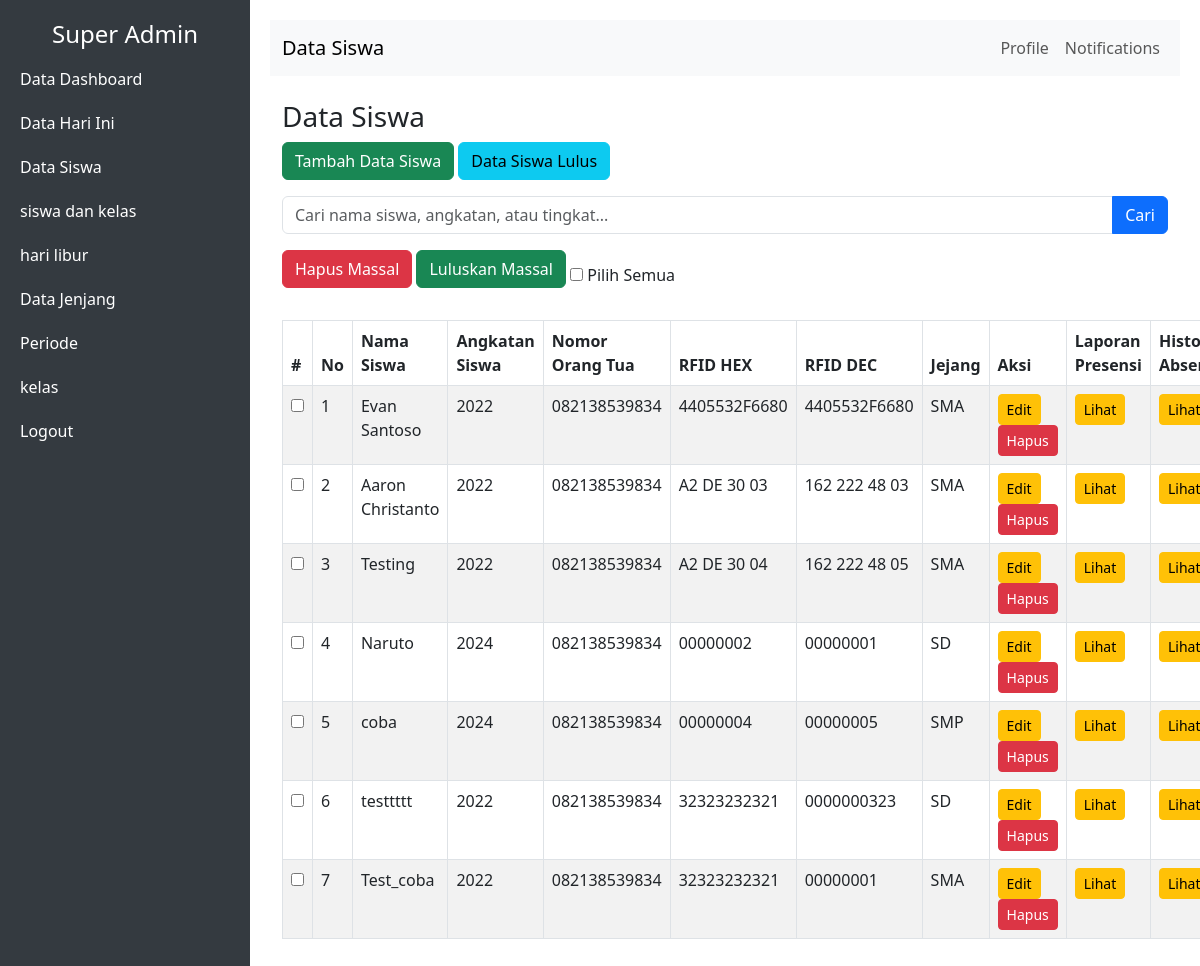
The page /data_siswa.php (signed in) on the database its author committed.
### tables this page shows
CREATE TABLE `siswa` (
  `id_siswa` int(11) NOT NULL AUTO_INCREMENT,
  `nama` varchar(100) NOT NULL,
  `rfid_tag_hex` varchar(255) DEFAULT NULL,
  `rfid_tag_dec` varchar(255) DEFAULT NULL,
  `id_tingkat` int(10) DEFAULT NULL,
  `id_angkatan` int(10) DEFAULT NULL,
  `tanggal_lahir` date DEFAULT NULL,
  `status_lulus` int(10) DEFAULT 0,
  `status_keluar` int(10) DEFAULT 0,
  `status_hapus` int(10) NOT NULL DEFAULT 0,
  `nomor_orang_tua` varchar(100) DEFAULT NULL,
  PRIMARY KEY (`id_siswa`)
);

CREATE TABLE `angkatan` (
  `id_angkatan` int(10) NOT NULL AUTO_INCREMENT,
  `angkatan` varchar(100) DEFAULT NULL,
  `status_hapus` int(10) DEFAULT 0,
  PRIMARY KEY (`id_angkatan`)
);

CREATE TABLE `tingkat` (
  `id_tingkat` int(10) NOT NULL AUTO_INCREMENT,
  `tingkat` varchar(100) DEFAULT NULL,
  `status_hapus` int(10) NOT NULL DEFAULT 0,
  PRIMARY KEY (`id_tingkat`)
);

### data_siswa.php (the view, shortened to what this page needs)
<?php
include "koneksi.php";
$searchQuery = "";
?>
<!DOCTYPE html>
<html lang="en">
<head>
    <link href="https://cdn.jsdelivr.net/npm/bootstrap@5.3.0/dist/css/bootstrap.min.css" rel="stylesheet">
</head>
<body>
    <?php include "navbar.php"; ?>
    <div class="content">
        <nav class="navbar navbar-expand-lg navbar-light bg-light">
            <div class="container-fluid">
                <a class="navbar-brand" href="#"> Data Siswa</a>
                <div class="collapse navbar-collapse" id="navbarNav">
                    <ul class="navbar-nav ms-auto">
                        <li class="nav-item">
                            <a class="nav-link" href="#">Profile</a>
                        </li>
                        <li class="nav-item">
                            <a class="nav-link" href="#">Notifications</a>
                        </li>
                    </ul>
                </div>
            </div>
        </nav>
        <div class="container mt-4">
            <h3>Data Siswa</h3>
            <a href="tambah_siswa.php" class="btn btn-success mb-3">Tambah Data Siswa</a>
            <a href="siswa_lulus.php" class="btn btn-info mb-3">Data Siswa Lulus</a>
            <form class="mb-3" method="GET">
                <div class="input-group">
                    <input type="text" name="search" class="form-control" placeholder="Cari nama siswa, angkatan, atau tingkat..." value="<?php echo htmlspecialchars($searchQuery); ?>">
                    <button class="btn btn-primary" type="submit">Cari</button>
                </div>
            </form>
            <form id="bulkActionForm" method="POST" action="bulk_action.php">
                <button type="submit" name="action" value="hapus" class="btn btn-danger mb-3"
                    onclick="return confirm('Apakah Anda yakin ingin menghapus siswa yang dipilih?')">
                    Hapus Massal
                </button>
                <button type="submit" name="action" value="lulus" class="btn btn-success mb-3"
                    onclick="return confirm('Apakah Anda yakin ingin meluluskan siswa yang dipilih?')">
                    Luluskan Massal
                </button>
                <input type="checkbox" id="selectAll"> Pilih Semua
                <table class="table table-striped table-bordered">
                    <thead>
                        <tr>
                            <th>#</th>
                            <th>No</th>
                            <th>Nama Siswa</th>
                            <th>Angkatan Siswa</th>
                            <th>Nomor Orang Tua</th>
                            <th>RFID HEX</th>
                            <th>RFID DEC</th>
                            <?php
                            if ($_SESSION['jabatan'] == 'admin') {
                            ?>
                                <th>Jejang</th>
                            <?php
                            }
                            ?>
                            <th>Aksi</th>
                            <th>Laporan Presensi</th>
                            <th>History Absensi</th>
                        </tr>
                    </thead>
                    <?php
                    $whereClause = "WHERE siswa.status_hapus = 0 AND siswa.status_lulus = 0 AND tingkat.status_hapus = 0 and siswa.status_keluar = 0 ";
                    if ($_SESSION['jabatan'] == 'admin') {
                        $sql = "SELECT * FROM siswa
                            JOIN tingkat ON siswa.id_tingkat = tingkat.id_tingkat
                            JOIN angkatan ON siswa.id_angkatan = angkatan.id_angkatan
                            $whereClause";
                    }
                    $result = $conn->query($sql);
                    ?>
                    <tbody>
                        <?php
                        if ($result->num_rows > 0) {
                            $no = 1;
                            while ($row = $result->fetch_assoc()) {
                                echo "<tr>";
                                echo "<td><input type='checkbox' name='selected_ids[]' value='" . $row['id_siswa'] . "'></td>";
                                echo "<td>" . $no++ . "</td>";
                                echo "<td>" . $row['nama'] . "</td>";
                                echo "<td>" . $row['angkatan'] . "</td>";
                                echo "<td>" . $row['nomor_orang_tua'] . "</td>";
                                echo "<td>" . $row['rfid_tag_hex'] . "</td>";
                                echo "<td>" . $row['rfid_tag_dec'] . "</td>";
                                if ($_SESSION['jabatan'] == 'admin') {
                                    echo "<td>" . $row['tingkat'] . "</td>";
                                }
                                echo "<td>
                            <a href='edit_siswa.php?id_siswa=" . $row['id_siswa'] . "' class='btn btn-sm btn-warning'>Edit</a>
                            <a href='Hapus_siswa.php?id_siswa=" . $row['id_siswa'] . "' class='btn btn-sm btn-danger'>Hapus</a>
                            </td>";
                                echo "<td>
                            <a href='report_siswa.php?id_siswa=" . $row['id_siswa'] . "' class='btn btn-sm btn-warning'>Lihat</a>
                            </td>";
                                echo "<td>
                            <a href='periode_siswa.php?id_siswa=" . $row['id_siswa'] . "' class='btn btn-sm btn-warning'>Lihat</a>
                            </td>";
                                echo "</tr>";
                            }
                        } else {
                            echo "<tr><td colspan='9' class='text-center'>Tidak ada data Siswa.</td></tr>";
                        }
                        ?>
                    </tbody>
                </table>
            </form>
        </div>
    </div>
</body>
</html>

### data_siswa.php (style rules this page uses)
body { display: flex; height: 100vh; margin: 0; overflow: hidden; }
.content { flex: 1; padding: 20px; overflow-y: auto; }
.navbar { background-color: #f8f9fa; }

### rows shown on the page
siswa: nama "Evan Santoso", id_angkatan.angkatan "2022", nomor_orang_tua "082138539834", rfid_tag_hex "4405532F6680", rfid_tag_dec "4405532F6680", id_tingkat.tingkat "SMA"
siswa: nama "Aaron Christanto", id_angkatan.angkatan "2022", nomor_orang_tua "082138539834", rfid_tag_hex "A2 DE 30 03", rfid_tag_dec "162 222 48 03", id_tingkat.tingkat "SMA"
siswa: nama "Testing", id_angkatan.angkatan "2022", nomor_orang_tua "082138539834", rfid_tag_hex "A2 DE 30 04", rfid_tag_dec "162 222 48 05", id_tingkat.tingkat "SMA"
siswa: nama "Naruto", id_angkatan.angkatan "2024", nomor_orang_tua "082138539834", rfid_tag_hex "00000002", rfid_tag_dec "00000001", id_tingkat.tingkat "SD"
siswa: nama "coba", id_angkatan.angkatan "2024", nomor_orang_tua "082138539834", rfid_tag_hex "00000004", rfid_tag_dec "00000005", id_tingkat.tingkat "SMP"
siswa: nama "testtttt", id_angkatan.angkatan "2022", nomor_orang_tua "082138539834", rfid_tag_hex "32323232321", rfid_tag_dec "0000000323", id_tingkat.tingkat "SD"
siswa: nama "Test_coba", id_angkatan.angkatan "2022", nomor_orang_tua "082138539834", rfid_tag_hex "32323232321", rfid_tag_dec "00000001", id_tingkat.tingkat "SMA"
